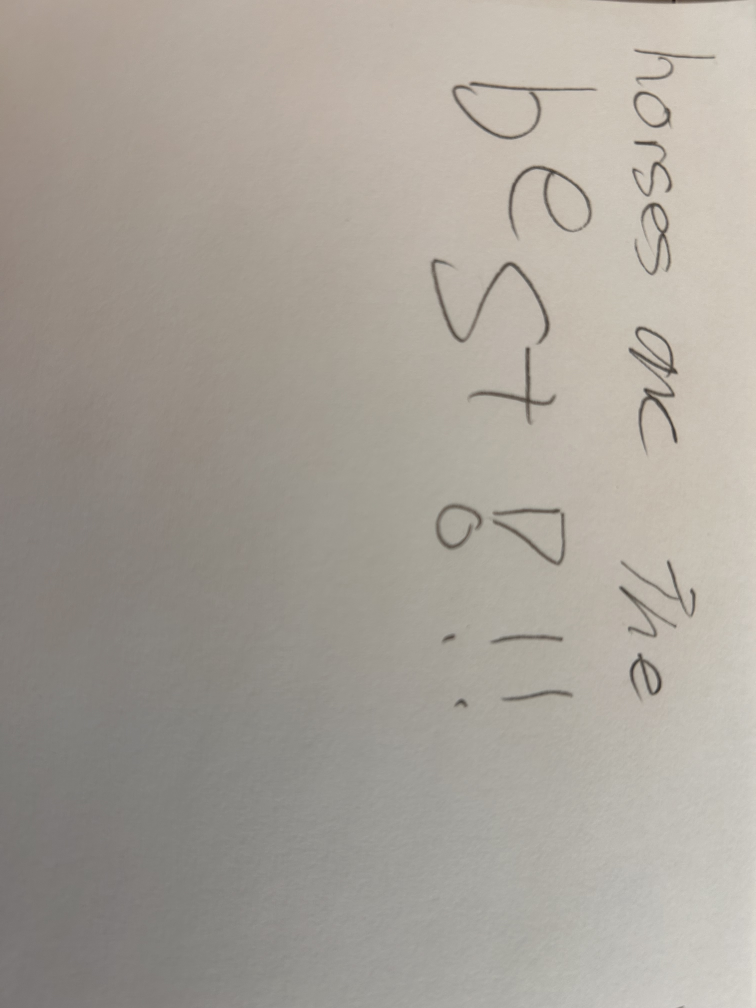
#> input picture data/skibidi.jpeg, 3024 x 4032 px (shown at 1/4 size); its folder holds only this picture in this run
$ python -i image_pipeline.py   (imports and definitions only)   (older library calls are emulated)
#> lines starting #> are read from the running program, lines starting #| are printed output that depends on the picture
"""Image processing: from a phone photo to a clean ink mask, text lines and letter candidates.

Order used by POST /api/analyze (main.py):
  decode -> find the page (detect_page_corners) -> crop to it (crop_page) -> grayscale
  -> lighting correction (normalize_illumination) -> straighten (deskew) -> ink mask (threshold_ink)
  -> remove specks (remove_small_components) -> lines (find_text_lines) -> letters (find_components)

Conventions:
  - Images are NumPy arrays. OpenCV stores colour as BGR (blue, green, red), not RGB.
  - inkMask: 255 = ink, 0 = paper.
  - Coordinates are pixels in the straightened page (rectifiedImage); x right, y DOWN.
"""
from dataclasses import dataclass, field
from typing import Optional

import cv2
import numpy as np

from .scoring_config import (TARGET_IMAGE_WIDTH_PX, BACKGROUND_KERNEL_PX, BACKGROUND_SMOOTHING_PX,
                             BLUR_KERNEL_PX, THRESHOLD_BLOCK_SIZE_PX,
                             THRESHOLD_OFFSET_C, MIN_COMPONENT_AREA_PX,
                             LINE_MIN_INK_FRACTION, LINE_MERGE_GAP_PX, LINE_MIN_HEIGHT_PX,
                             NEAR_LINE_MAX_GAP_RATIO, MARK_MAX_HEIGHT_RATIO, CLUSTER_MIN_WIDTH_RATIO,
                             DESKEW_MAX_ANGLE_DEG, DESKEW_STEP_DEG,
                             PAGE_DETECT_MAX_SIDE_PX, PAGE_MIN_AREA_FRACTION, PAGE_MAX_AREA_FRACTION,
                             PAGE_MIN_BRIGHTNESS_GAIN)


@dataclass
#defines how a letter component is stored in the code
class LetterComponent:
    """One connected ink blob in rectifiedImage pixels. A candidate only; not guaranteed to be a letter."""
    componentId: str
    lineId: str
    xPx: int                 # left edge of the bounding box
    yPx: int                 # top edge of the bounding box
    widthPx: int
    heightPx: int
    areaPx: int              # number of ink pixels
    contour: np.ndarray      # outer outline from cv2.findContours; used for slant
    kind: str = "letter"     # "letter" | "mark" (dot, punctuation) | "cluster" (joined letters)


@dataclass
#defines how a text line is stored in the code
class TextLine:
    """One detected writing line; textLines are ordered top-to-bottom."""
    lineId: str
    topPx: int
    bottomPx: int
    components: list[LetterComponent] = field(default_factory=list)    # sorted left to right

#allows for heic type images (iphone default) to be decoded
# [68 lines left out: functions decode_heic, load_image, decode_image, crop_page, not called in this run]


def _order_corners(points: np.ndarray) -> Optional[np.ndarray]:
    """Order four points top-left, top-right, bottom-right, bottom-left.

    Top-left has the smallest x + y and bottom-right the largest; top-right has the smallest
    y - x and bottom-left the largest. None if two roles land on the same point (page turned ~45 degrees).
    """
    pointSums = points.sum(axis=1)
    pointDiffs = points[:, 1] - points[:, 0]
    order = [np.argmin(pointSums), np.argmin(pointDiffs), np.argmax(pointSums), np.argmax(pointDiffs)]
    if len(set(int(index) for index in order)) < 4:
        return None
    return points[order].astype(np.float32)


def _quad_from_contour(contour: np.ndarray) -> Optional[np.ndarray]:
    """Simplify an outline to exactly four corners, or None.

    The convex hull removes dents (e.g. a thumb or a text line touching the edge); the polygon is then
    simplified with increasing tolerance (2-5% of its perimeter) until four corners remain.
    """
    hull = cv2.convexHull(contour)
    perimeterPx = cv2.arcLength(hull, True)
    for toleranceRatio in (0.02, 0.03, 0.04, 0.05):
        # Douglas-Peucker simplification: drops points that lie within the tolerance of a straight line
        polygon = cv2.approxPolyDP(hull, toleranceRatio * perimeterPx, True)
        if len(polygon) == 4:
            return polygon.reshape(4, 2).astype(np.float32)
    return None


def _candidate_page_masks(grayscaleImage: np.ndarray):
    """Two ways of outlining the page, tried in order.

    1. Brightness: paper is usually the brightest large area. Otsu picks the paper/background
       threshold; closing fills in the dark writing so the page is one solid blob.
    2. Edges: for a light desk, use Canny edges, thickened so small breaks in the border join up.
    """
    blurredImage = cv2.GaussianBlur(grayscaleImage, (5, 5), 0)

    # Otsu's method picks the brightness cut-off that best splits the pixels into two groups
    # (paper vs. background), so no fixed threshold is needed
    _, brightMask = cv2.threshold(blurredImage, 0, 255, cv2.THRESH_BINARY + cv2.THRESH_OTSU)
    yield cv2.morphologyEx(brightMask, cv2.MORPH_CLOSE, np.ones((15, 15), np.uint8))

    medianLevel = float(np.median(blurredImage))
    # Canny edge thresholds set from the image's own median brightness (a common rule of thumb)
    edges = cv2.Canny(blurredImage, 0.66 * medianLevel, 1.33 * medianLevel)
    yield cv2.dilate(edges, np.ones((5, 5), np.uint8))

#checks if a region of the image looks like paper
def _looks_like_page(corners: np.ndarray, grayscaleImage: np.ndarray) -> bool:
    """Size, shape and brightness checks that reject desks, books and blocks of text."""
    imageAreaPx = grayscaleImage.shape[0] * grayscaleImage.shape[1]
    areaFraction = cv2.contourArea(corners) / imageAreaPx
    if not PAGE_MIN_AREA_FRACTION <= areaFraction <= PAGE_MAX_AREA_FRACTION:
        return False

    # Brightness: paper should be brighter than what surrounds it (a block of text is darker, not brighter)
    insideMask = np.zeros(grayscaleImage.shape, np.uint8)
    cv2.fillConvexPoly(insideMask, corners.astype(np.int32), 255)
    inside, outside = grayscaleImage[insideMask > 0], grayscaleImage[insideMask == 0]
    return outside.size > 0 and float(np.median(inside)) - float(np.median(outside)) >= PAGE_MIN_BRIGHTNESS_GAIN


def detect_page_corners(originalImage: np.ndarray) -> Optional[list[tuple[float, float]]]:
    """Find the page's four corners automatically (cornerPointsPx in originalImage pixels), or None.

    None means no convincing page was found, including when the page already fills the whole photo.
    """
    imageHeightPx, imageWidthPx = originalImage.shape[:2]
#> imageHeightPx = 4032; imageWidthPx = 3024
    shrinkFactor = min(1.0, PAGE_DETECT_MAX_SIDE_PX / max(imageHeightPx, imageWidthPx))
#> shrinkFactor = 0.198
    smallImage = cv2.resize(originalImage, None, fx=shrinkFactor, fy=shrinkFactor, interpolation=cv2.INTER_AREA)
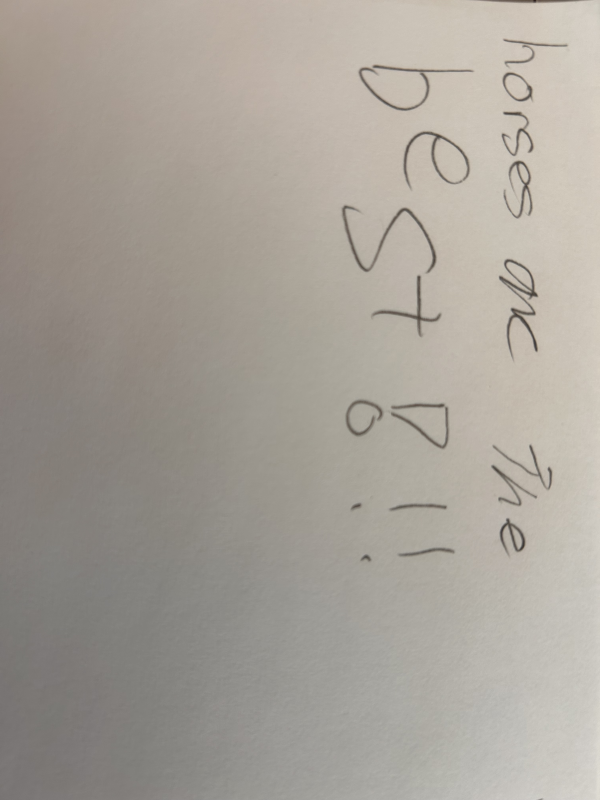
#> smallImage: shape (800, 600, 3); mean R, G, B 167.7, 161.8, 153.3
    smallGrayscale = to_grayscale(smallImage)

    #tries each candidate mask (bright areas, then edges) and returns the first outline with four
    #corners that passes the page checks; corners are scaled back up to the original photo's size
    for pageMask in _candidate_page_masks(smallGrayscale):
        contours, _ = cv2.findContours(pageMask, cv2.RETR_EXTERNAL, cv2.CHAIN_APPROX_SIMPLE)
        for contour in sorted(contours, key=cv2.contourArea, reverse=True)[:5]:    # biggest outlines first
            quad = _quad_from_contour(contour)
            corners = _order_corners(quad) if quad is not None else None
            if corners is not None and _looks_like_page(corners, smallGrayscale):
                return [(float(x), float(y)) for x, y in corners / shrinkFactor]
    return None


def to_grayscale(originalImage: np.ndarray) -> np.ndarray:
    """Convert a BGR image to grayscale (grayscaleImage)."""
    return cv2.cvtColor(originalImage, cv2.COLOR_BGR2GRAY)
#> the loop in detect_page_corners, `for pageMask in _candidate_page_masks(smallGrayscale):` made 1 pass


# [247 lines left out: functions resize_to_width, estimate_background, normalize_illumination, threshold_ink, remove_small_components, measure_ink_contrast and 7 more, not called in this run]

>>> import cv2
>>> picture = cv2.cvtColor(cv2.imread('../../data/skibidi.jpeg'), cv2.COLOR_BGR2RGB)
>>> result = detect_page_corners(picture)
#> result = [(267.1, 0), (3019, 0), (3019, 4027), (1557.4, 4027)]
